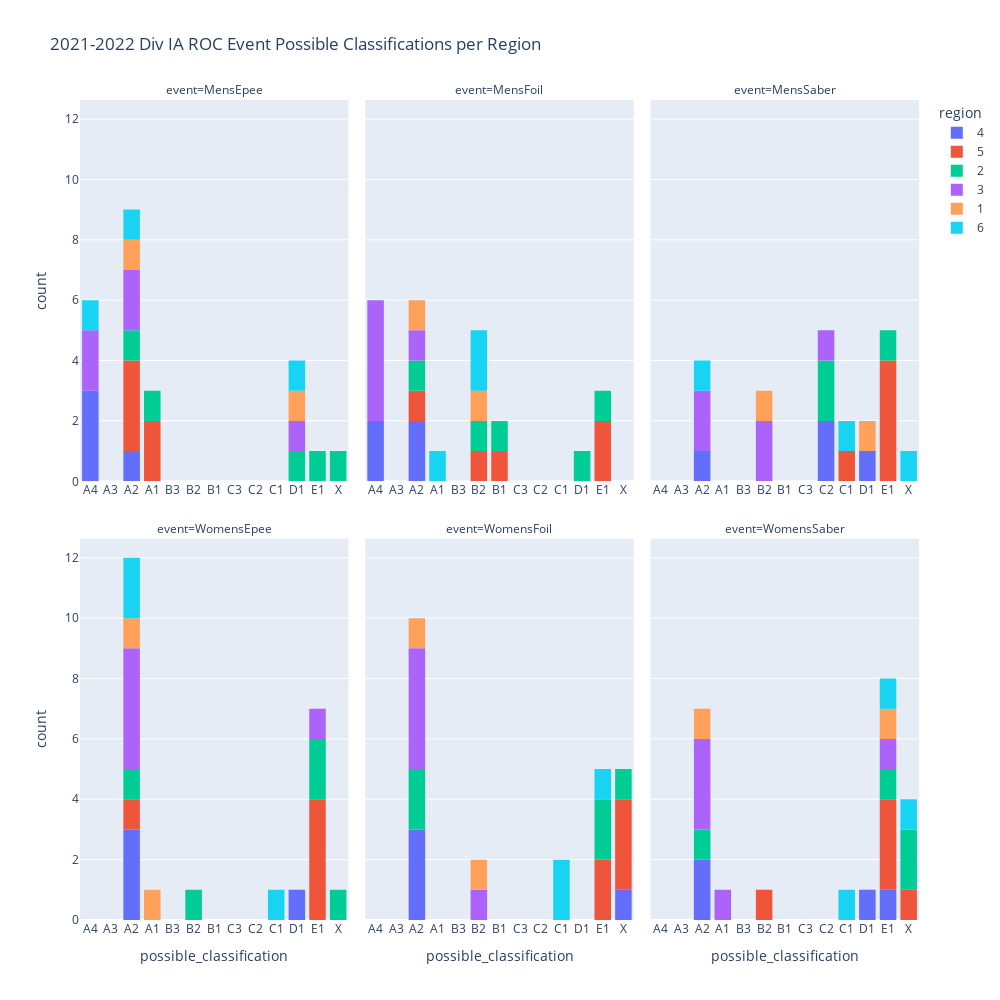
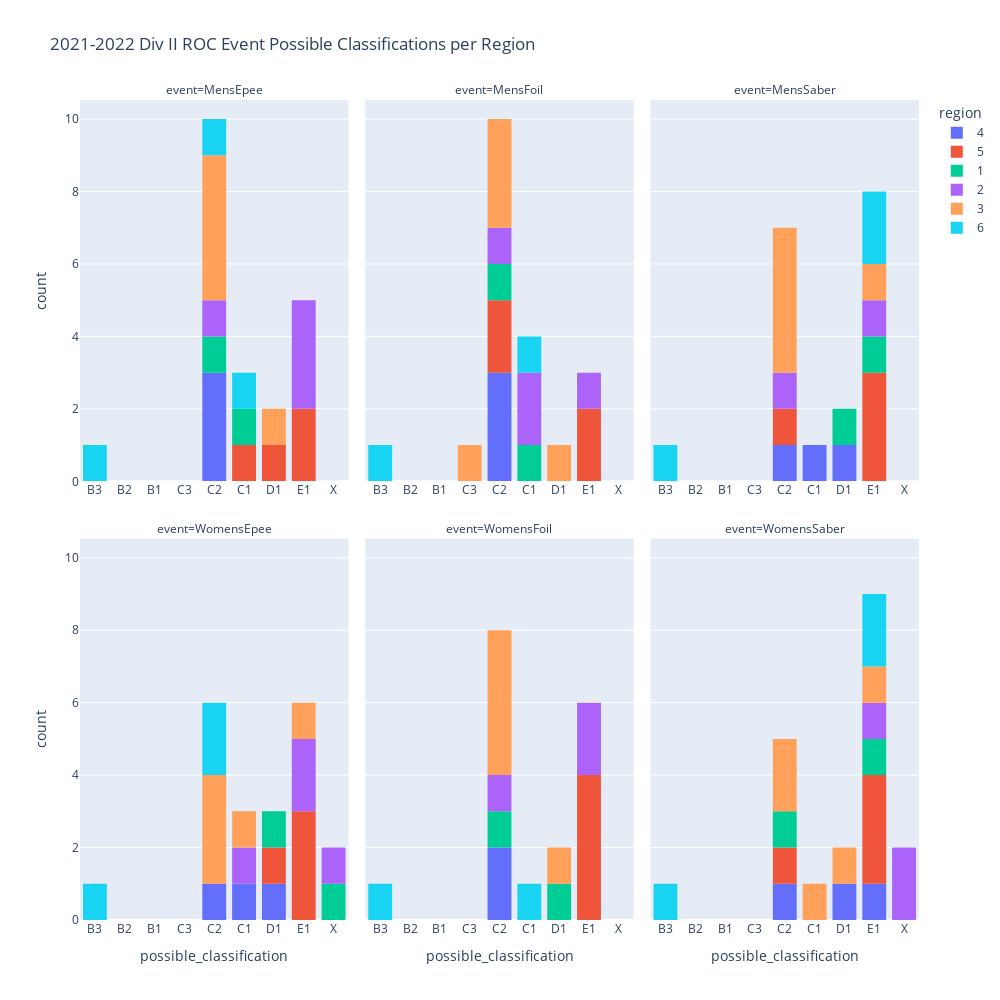

The cell these charts' notebook holds for them, in order:
### Markdown cell above
### Regional tournament classification availability per weapon/gender combination

### Code cell
df_divia = classification_df[classification_df.level=='DivIA']
divia_class = px.histogram(df_divia,
                    x='possible_classification',
                    color='region',
                    facet_col='event',
                    category_orders=CATEGORY_ORDERS,
                    title='2021-2022 Div IA ROC Event Possible Classifications per Region',
                    facet_col_wrap=3)
divia_class.update_layout(width=1000,height=1000)
divia_class.update_xaxes(showticklabels=True)
divia_class.show()
divia_class.write_image('plots/divia_classifications.png')

df_divii = classification_df[classification_df.level=='DivII']
divii_class = px.histogram(df_divii,
                    x='possible_classification',
                    color='region',
                    facet_col='event',
                    category_orders=CATEGORY_ORDERS,
                    title='2021-2022 Div II ROC Event Possible Classifications per Region',
                    facet_col_wrap=3)
divii_class.update_layout(width=1000,height=1000)
divii_class.update_xaxes(showticklabels=True)
divii_class.show()
divii_class.write_image('plots/divii_classifications.png')

### Figure 1 — Plotly figure (JSON) as saved in the notebook; plotly's stock layout.template omitted (floating-point values rounded to 4 significant figures)
{"data": [{"alignmentgroup": "True", "bingroup": "x", "hovertemplate": "region=4<br>event=MensEpee<br>possible_classification=%{x}<br>count=%{y}<extra></extra>", "legendgroup": "4", "marker": {"color": "#636efa", "pattern": {"shape": ""}}, "name": "4", "offsetgroup": "4", "orientation": "v", "showlegend": true, "type": "histogram", "x": ["A4", "A4", "A4", "A2"], "xaxis": "x4", "yaxis": "y4"}, {"alignmentgroup": "True", "bingroup": "x", "hovertemplate": "region=4<br>event=MensFoil<br>possible_classification=%{x}<br>count=%{y}<extra></extra>", "legendgroup": "4", "marker": {"color": "#636efa", "pattern": {"shape": ""}}, "name": "4", "offsetgroup": "4", "orientation": "v", "showlegend": false, "type": "histogram", "x": ["A4", "A4", "A2", "A2"], "xaxis": "x5", "yaxis": "y5"}, {"alignmentgroup": "True", "bingroup": "x", "hovertemplate": "region=4<br>event=MensSaber<br>possible_classification=%{x}<br>count=%{y}<extra></extra>", "legendgroup": "4", "marker": {"color": "#636efa", "pattern": {"shape": ""}}, "name": "4", "offsetgroup": "4", "orientation": "v", "showlegend": false, "type": "histogram", "x": ["C2", "A2", "C2", "D1"], "xaxis": "x6", "yaxis": "y6"}, {"alignmentgroup": "True", "bingroup": "x", "hovertemplate": "region=4<br>event=WomensEpee<br>possible_classification=%{x}<br>count=%{y}<extra></extra>", "legendgroup": "4", "marker": {"color": "#636efa", "pattern": {"shape": ""}}, "name": "4", "offsetgroup": "4", "orientation": "v", "showlegend": false, "type": "histogram", "x": ["A2", "D1", "A2", "A2"], "xaxis": "x", "yaxis": "y"}, {"alignmentgroup": "True", "bingroup": "x", "hovertemplate": "region=4<br>event=WomensFoil<br>possible_classification=%{x}<br>count=%{y}<extra></extra>", "legendgroup": "4", "marker": {"color": "#636efa", "pattern": {"shape": ""}}, "name": "4", "offsetgroup": "4", "orientation": "v", "showlegend": false, "type": "histogram", "x": ["A2", "A2", "A2", "X"], "xaxis": "x2", "yaxis": "y2"}, {"alignmentgroup": "True", "bingroup": "x", "hovertemplate": "region=4<br>event=WomensSaber<br>possible_classification=%{x}<br>count=%{y}<extra></extra>", "legendgroup": "4", "marker": {"color": "#636efa", "pattern": {"shape": ""}}, "name": "4", "offsetgroup": "4", "orientation": "v", "showlegend": false, "type": "histogram", "x": ["D1", "A2", "A2", "E1"], "xaxis": "x3", "yaxis": "y3"}, {"alignmentgroup": "True", "bingroup": "x", "hovertemplate": "region=5<br>event=MensEpee<br>possible_classification=%{x}<br>count=%{y}<extra></extra>", "legendgroup": "5", "marker": {"color": "#EF553B", "pattern": {"shape": ""}}, "name": "5", "offsetgroup": "5", "orientation": "v", "showlegend": true, "type": "histogram", "x": ["A2", "A1", "A1", "A2", "A2"], "xaxis": "x4", "yaxis": "y4"}, {"alignmentgroup": "True", "bingroup": "x", "hovertemplate": "region=5<br>event=MensFoil<br>possible_classification=%{x}<br>count=%{y}<extra></extra>", "legendgroup": "5", "marker": {"color": "#EF553B", "pattern": {"shape": ""}}, "name": "5", "offsetgroup": "5", "orientation": "v", "showlegend": false, "type": "histogram", "x": ["B2", "E1", "B1", "E1", "A2"], "xaxis": "x5", "yaxis": "y5"}, {"alignmentgroup": "True", "bingroup": "x", "hovertemplate": "region=5<br>event=MensSaber<br>possible_classification=%{x}<br>count=%{y}<extra></extra>", "legendgroup": "5", "marker": {"color": "#EF553B", "pattern": {"shape": ""}}, "name": "5", "offsetgroup": "5", "orientation": "v", "showlegend": false, "type": "histogram", "x": ["E1", "E1", "E1", "E1", "C1"], "xaxis": "x6", "yaxis": "y6"}, {"alignmentgroup": "True", "bingroup": "x", "hovertemplate": "region=5<br>event=WomensEpee<br>possible_classification=%{x}<br>count=%{y}<extra></extra>", "legendgroup": "5", "marker": {"color": "#EF553B", "pattern": {"shape": ""}}, "name": "5", "offsetgroup": "5", "orientation": "v", "showlegend": false, "type": "histogram", "x": ["A2", "E1", "E1", "E1", "E1"], "xaxis": "x", "yaxis": "y"}, {"alignmentgroup": "True", "bingroup": "x", "hovertemplate": "region=5<br>event=WomensFoil<br>possible_classification=%{x}<br>count=%{y}<extra></extra>", "legendgroup": "5", "marker": {"color": "#EF553B", "pattern": {"shape": ""}}, "name": "5", "offsetgroup": "5", "orientation": "v", "showlegend": false, "type": "histogram", "x": ["X", "X", "X", "E1", "E1"], "xaxis": "x2", "yaxis": "y2"}, {"alignmentgroup": "True", "bingroup": "x", "hovertemplate": "region=5<br>event=WomensSaber<br>possible_classification=%{x}<br>count=%{y}<extra></extra>", "legendgroup": "5", "marker": {"color": "#EF553B", "pattern": {"shape": ""}}, "name": "5", "offsetgroup": "5", "orientation": "v", "showlegend": false, "type": "histogram", "x": ["E1", "E1", "E1", "X", "B2"], "xaxis": "x3", "yaxis": "y3"}, {"alignmentgroup": "True", "bingroup": "x", "hovertemplate": "region=2<br>event=MensEpee<br>possible_classification=%{x}<br>count=%{y}<extra></extra>", "legendgroup": "2", "marker": {"color": "#00cc96", "pattern": {"shape": ""}}, "name": "2", "offsetgroup": "2", "orientation": "v", "showlegend": true, "type": "histogram", "x": ["A1", "A2", "X", "E1", "D1"], "xaxis": "x4", "yaxis": "y4"}, {"alignmentgroup": "True", "bingroup": "x", "hovertemplate": "region=2<br>event=MensFoil<br>possible_classification=%{x}<br>count=%{y}<extra></extra>", "legendgroup": "2", "marker": {"color": "#00cc96", "pattern": {"shape": ""}}, "name": "2", "offsetgroup": "2", "orientation": "v", "showlegend": false, "type": "histogram", "x": ["B2", "A2", "E1", "B1", "D1"], "xaxis": "x5", "yaxis": "y5"}, {"alignmentgroup": "True", "bingroup": "x", "hovertemplate": "region=2<br>event=MensSaber<br>possible_classification=%{x}<br>count=%{y}<extra></extra>", "legendgroup": "2", "marker": {"color": "#00cc96", "pattern": {"shape": ""}}, "name": "2", "offsetgroup": "2", "orientation": "v", "showlegend": false, "type": "histogram", "x": ["E1", "C2", "C2"], "xaxis": "x6", "yaxis": "y6"}, {"alignmentgroup": "True", "bingroup": "x", "hovertemplate": "region=2<br>event=WomensEpee<br>possible_classification=%{x}<br>count=%{y}<extra></extra>", "legendgroup": "2", "marker": {"color": "#00cc96", "pattern": {"shape": ""}}, "name": "2", "offsetgroup": "2", "orientation": "v", "showlegend": false, "type": "histogram", "x": ["E1", "A2", "X", "E1", "B2"], "xaxis": "x", "yaxis": "y"}, {"alignmentgroup": "True", "bingroup": "x", "hovertemplate": "region=2<br>event=WomensFoil<br>possible_classification=%{x}<br>count=%{y}<extra></extra>", "legendgroup": "2", "marker": {"color": "#00cc96", "pattern": {"shape": ""}}, "name": "2", "offsetgroup": "2", "orientation": "v", "showlegend": false, "type": "histogram", "x": ["E1", "A2", "X", "E1", "A2"], "xaxis": "x2", "yaxis": "y2"}, {"alignmentgroup": "True", "bingroup": "x", "hovertemplate": "region=2<br>event=WomensSaber<br>possible_classification=%{x}<br>count=%{y}<extra></extra>", "legendgroup": "2", "marker": {"color": "#00cc96", "pattern": {"shape": ""}}, "name": "2", "offsetgroup": "2", "orientation": "v", "showlegend": false, "type": "histogram", "x": ["X", "A2", "X", "E1"], "xaxis": "x3", "yaxis": "y3"}, {"alignmentgroup": "True", "bingroup": "x", "hovertemplate": "region=3<br>event=MensEpee<br>possible_classification=%{x}<br>count=%{y}<extra></extra>", "legendgroup": "3", "marker": {"color": "#ab63fa", "pattern": {"shape": ""}}, "name": "3", "offsetgroup": "3", "orientation": "v", "showlegend": true, "type": "histogram", "x": ["A4", "A4", "D1", "A2", "A2"], "xaxis": "x4", "yaxis": "y4"}, {"alignmentgroup": "True", "bingroup": "x", "hovertemplate": "region=3<br>event=MensFoil<br>possible_classification=%{x}<br>count=%{y}<extra></extra>", "legendgroup": "3", "marker": {"color": "#ab63fa", "pattern": {"shape": ""}}, "name": "3", "offsetgroup": "3", "orientation": "v", "showlegend": false, "type": "histogram", "x": ["A4", "A4", "A4", "A4", "A2"], "xaxis": "x5", "yaxis": "y5"}, {"alignmentgroup": "True", "bingroup": "x", "hovertemplate": "region=3<br>event=MensSaber<br>possible_classification=%{x}<br>count=%{y}<extra></extra>", "legendgroup": "3", "marker": {"color": "#ab63fa", "pattern": {"shape": ""}}, "name": "3", "offsetgroup": "3", "orientation": "v", "showlegend": false, "type": "histogram", "x": ["A2", "B2", "C2", "B2", "A2"], "xaxis": "x6", "yaxis": "y6"}, {"alignmentgroup": "True", "bingroup": "x", "hovertemplate": "region=3<br>event=WomensEpee<br>possible_classification=%{x}<br>count=%{y}<extra></extra>", "legendgroup": "3", "marker": {"color": "#ab63fa", "pattern": {"shape": ""}}, "name": "3", "offsetgroup": "3", "orientation": "v", "showlegend": false, "type": "histogram", "x": ["A2", "A2", "A2", "E1", "A2"], "xaxis": "x", "yaxis": "y"}, {"alignmentgroup": "True", "bingroup": "x", "hovertemplate": "region=3<br>event=WomensFoil<br>possible_classification=%{x}<br>count=%{y}<extra></extra>", "legendgroup": "3", "marker": {"color": "#ab63fa", "pattern": {"shape": ""}}, "name": "3", "offsetgroup": "3", "orientation": "v", "showlegend": false, "type": "histogram", "x": ["B2", "A2", "A2", "A2", "A2"], "xaxis": "x2", "yaxis": "y2"}, {"alignmentgroup": "True", "bingroup": "x", "hovertemplate": "region=3<br>event=WomensSaber<br>possible_classification=%{x}<br>count=%{y}<extra></extra>", "legendgroup": "3", "marker": {"color": "#ab63fa", "pattern": {"shape": ""}}, "name": "3", "offsetgroup": "3", "orientation": "v", "showlegend": false, "type": "histogram", "x": ["E1", "A2", "A2", "A1", "A2"], "xaxis": "x3", "yaxis": "y3"}, {"alignmentgroup": "True", "bingroup": "x", "hovertemplate": "region=1<br>event=MensEpee<br>possible_classification=%{x}<br>count=%{y}<extra></extra>", "legendgroup": "1", "marker": {"color": "#FFA15A", "pattern": {"shape": ""}}, "name": "1", "offsetgroup": "1", "orientation": "v", "showlegend": true, "type": "histogram", "x": ["D1", "A2"], "xaxis": "x4", "yaxis": "y4"}, {"alignmentgroup": "True", "bingroup": "x", "hovertemplate": "region=1<br>event=MensFoil<br>possible_classification=%{x}<br>count=%{y}<extra></extra>", "legendgroup": "1", "marker": {"color": "#FFA15A", "pattern": {"shape": ""}}, "name": "1", "offsetgroup": "1", "orientation": "v", "showlegend": false, "type": "histogram", "x": ["B2", "A2"], "xaxis": "x5", "yaxis": "y5"}, {"alignmentgroup": "True", "bingroup": "x", "hovertemplate": "region=1<br>event=MensSaber<br>possible_classification=%{x}<br>count=%{y}<extra></extra>", "legendgroup": "1", "marker": {"color": "#FFA15A", "pattern": {"shape": ""}}, "name": "1", "offsetgroup": "1", "orientation": "v", "showlegend": false, "type": "histogram", "x": ["D1", "B2"], "xaxis": "x6", "yaxis": "y6"}, {"alignmentgroup": "True", "bingroup": "x", "hovertemplate": "region=1<br>event=WomensEpee<br>possible_classification=%{x}<br>count=%{y}<extra></extra>", "legendgroup": "1", "marker": {"color": "#FFA15A", "pattern": {"shape": ""}}, "name": "1", "offsetgroup": "1", "orientation": "v", "showlegend": false, "type": "histogram", "x": ["A2", "A1"], "xaxis": "x", "yaxis": "y"}, {"alignmentgroup": "True", "bingroup": "x", "hovertemplate": "region=1<br>event=WomensFoil<br>possible_classification=%{x}<br>count=%{y}<extra></extra>", "legendgroup": "1", "marker": {"color": "#FFA15A", "pattern": {"shape": ""}}, "name": "1", "offsetgroup": "1", "orientation": "v", "showlegend": false, "type": "histogram", "x": ["B2", "A2"], "xaxis": "x2", "yaxis": "y2"}, {"alignmentgroup": "True", "bingroup": "x", "hovertemplate": "region=1<br>event=WomensSaber<br>possible_classification=%{x}<br>count=%{y}<extra></extra>", "legendgroup": "1", "marker": {"color": "#FFA15A", "pattern": {"shape": ""}}, "name": "1", "offsetgroup": "1", "orientation": "v", "showlegend": false, "type": "histogram", "x": ["A2", "E1"], "xaxis": "x3", "yaxis": "y3"}, {"alignmentgroup": "True", "bingroup": "x", "hovertemplate": "region=6<br>event=MensEpee<br>possible_classification=%{x}<br>count=%{y}<extra></extra>", "legendgroup": "6", "marker": {"color": "#19d3f3", "pattern": {"shape": ""}}, "name": "6", "offsetgroup": "6", "orientation": "v", "showlegend": true, "type": "histogram", "x": ["D1", "A4", "A2"], "xaxis": "x4", "yaxis": "y4"}, {"alignmentgroup": "True", "bingroup": "x", "hovertemplate": "region=6<br>event=MensFoil<br>possible_classification=%{x}<br>count=%{y}<extra></extra>", "legendgroup": "6", "marker": {"color": "#19d3f3", "pattern": {"shape": ""}}, "name": "6", "offsetgroup": "6", "orientation": "v", "showlegend": false, "type": "histogram", "x": ["B2", "B2", "A1"], "xaxis": "x5", "yaxis": "y5"}, {"alignmentgroup": "True", "bingroup": "x", "hovertemplate": "region=6<br>event=MensSaber<br>possible_classification=%{x}<br>count=%{y}<extra></extra>", "legendgroup": "6", "marker": {"color": "#19d3f3", "pattern": {"shape": ""}}, "name": "6", "offsetgroup": "6", "orientation": "v", "showlegend": false, "type": "histogram", "x": ["C1", "A2", "X"], "xaxis": "x6", "yaxis": "y6"}, {"alignmentgroup": "True", "bingroup": "x", "hovertemplate": "region=6<br>event=WomensEpee<br>possible_classification=%{x}<br>count=%{y}<extra></extra>", "legendgroup": "6", "marker": {"color": "#19d3f3", "pattern": {"shape": ""}}, "name": "6", "offsetgroup": "6", "orientation": "v", "showlegend": false, "type": "histogram", "x": ["A2", "A2", "C1"], "xaxis": "x", "yaxis": "y"}, {"alignmentgroup": "True", "bingroup": "x", "hovertemplate": "region=6<br>event=WomensFoil<br>possible_classification=%{x}<br>count=%{y}<extra></extra>", "legendgroup": "6", "marker": {"color": "#19d3f3", "pattern": {"shape": ""}}, "name": "6", "offsetgroup": "6", "orientation": "v", "showlegend": false, "type": "histogram", "x": ["C1", "E1", "C1"], "xaxis": "x2", "yaxis": "y2"}, {"alignmentgroup": "True", "bingroup": "x", "hovertemplate": "region=6<br>event=WomensSaber<br>possible_classification=%{x}<br>count=%{y}<extra></extra>", "legendgroup": "6", "marker": {"color": "#19d3f3", "pattern": {"shape": ""}}, "name": "6", "offsetgroup": "6", "orientation": "v", "showlegend": false, "type": "histogram", "x": ["E1", "C1", "X"], "xaxis": "x3", "yaxis": "y3"}], "layout": {"annotations": [{"font": {}, "showarrow": false, "text": "event=WomensEpee", "x": 0.16, "xanchor": "center", "xref": "paper", "y": 0.465, "yanchor": "bottom", "yref": "paper"}, {"font": {}, "showarrow": false, "text": "event=WomensFoil", "x": 0.5, "xanchor": "center", "xref": "paper", "y": 0.465, "yanchor": "bottom", "yref": "paper"}, {"font": {}, "showarrow": false, "text": "event=WomensSaber", "x": 0.84, "xanchor": "center", "xref": "paper", "y": 0.465, "yanchor": "bottom", "yref": "paper"}, {"font": {}, "showarrow": false, "text": "event=MensEpee", "x": 0.16, "xanchor": "center", "xref": "paper", "y": 1.0, "yanchor": "bottom", "yref": "paper"}, {"font": {}, "showarrow": false, "text": "event=MensFoil", "x": 0.5, "xanchor": "center", "xref": "paper", "y": 1.0, "yanchor": "bottom", "yref": "paper"}, {"font": {}, "showarrow": false, "text": "event=MensSaber", "x": 0.84, "xanchor": "center", "xref": "paper", "y": 1.0, "yanchor": "bottom", "yref": "paper"}], "barmode": "relative", "height": 1000, "legend": {"title": {"text": "region"}, "tracegroupgap": 0}, "title": {"text": "2021-2022 Div IA ROC Event Possible Classifications per Region"}, "width": 1000, "xaxis": {"anchor": "y", "categoryarray": ["A4", "A3", "A2", "A1", "B3", "B2", "B1", "C3", "C2", "C1", "D1", "E1", "X"], "categoryorder": "array", "domain": [0, 0.32], "showticklabels": true, "title": {"text": "possible_classification"}}, "xaxis2": {"anchor": "y2", "categoryarray": ["A4", "A3", "A2", "A1", "B3", "B2", "B1", "C3", "C2", "C1", "D1", "E1", "X"], "categoryorder": "array", "domain": [0.34, 0.66], "matches": "x", "showticklabels": true, "title": {"text": "possible_classification"}}, "xaxis3": {"anchor": "y3", "categoryarray": ["A4", "A3", "A2", "A1", "B3", "B2", "B1", "C3", "C2", "C1", "D1", "E1", "X"], "categoryorder": "array", "domain": [0.68, 1.0], "matches": "x", "showticklabels": true, "title": {"text": "possible_classification"}}, "xaxis4": {"anchor": "y4", "domain": [0, 0.32], "matches": "x", "showticklabels": true}, "xaxis5": {"anchor": "y5", "domain": [0.34, 0.66], "matches": "x", "showticklabels": true}, "xaxis6": {"anchor": "y6", "domain": [0.68, 1.0], "matches": "x", "showticklabels": true}, "yaxis": {"anchor": "x", "domain": [0, 0.465], "title": {"text": "count"}}, "yaxis2": {"anchor": "x2", "domain": [0, 0.465], "matches": "y", "showticklabels": false}, "yaxis3": {"anchor": "x3", "domain": [0, 0.465], "matches": "y", "showticklabels": false}, "yaxis4": {"anchor": "x4", "domain": [0.535, 1.0], "matches": "y", "title": {"text": "count"}}, "yaxis5": {"anchor": "x5", "domain": [0.535, 1.0], "matches": "y", "showticklabels": false}, "yaxis6": {"anchor": "x6", "domain": [0.535, 1.0], "matches": "y", "showticklabels": false}}}

### Figure 2 — Plotly figure (JSON) as saved in the notebook; plotly's stock layout.template omitted (floating-point values rounded to 4 significant figures)
{"data": [{"alignmentgroup": "True", "bingroup": "x", "hovertemplate": "region=4<br>event=MensEpee<br>possible_classification=%{x}<br>count=%{y}<extra></extra>", "legendgroup": "4", "marker": {"color": "#636efa", "pattern": {"shape": ""}}, "name": "4", "offsetgroup": "4", "orientation": "v", "showlegend": true, "type": "histogram", "x": ["C2", "C2", "C2"], "xaxis": "x4", "yaxis": "y4"}, {"alignmentgroup": "True", "bingroup": "x", "hovertemplate": "region=4<br>event=MensFoil<br>possible_classification=%{x}<br>count=%{y}<extra></extra>", "legendgroup": "4", "marker": {"color": "#636efa", "pattern": {"shape": ""}}, "name": "4", "offsetgroup": "4", "orientation": "v", "showlegend": false, "type": "histogram", "x": ["C2", "C2", "C2"], "xaxis": "x5", "yaxis": "y5"}, {"alignmentgroup": "True", "bingroup": "x", "hovertemplate": "region=4<br>event=MensSaber<br>possible_classification=%{x}<br>count=%{y}<extra></extra>", "legendgroup": "4", "marker": {"color": "#636efa", "pattern": {"shape": ""}}, "name": "4", "offsetgroup": "4", "orientation": "v", "showlegend": false, "type": "histogram", "x": ["D1", "C2", "C1"], "xaxis": "x6", "yaxis": "y6"}, {"alignmentgroup": "True", "bingroup": "x", "hovertemplate": "region=4<br>event=WomensEpee<br>possible_classification=%{x}<br>count=%{y}<extra></extra>", "legendgroup": "4", "marker": {"color": "#636efa", "pattern": {"shape": ""}}, "name": "4", "offsetgroup": "4", "orientation": "v", "showlegend": false, "type": "histogram", "x": ["D1", "C2", "C1"], "xaxis": "x", "yaxis": "y"}, {"alignmentgroup": "True", "bingroup": "x", "hovertemplate": "region=4<br>event=WomensFoil<br>possible_classification=%{x}<br>count=%{y}<extra></extra>", "legendgroup": "4", "marker": {"color": "#636efa", "pattern": {"shape": ""}}, "name": "4", "offsetgroup": "4", "orientation": "v", "showlegend": false, "type": "histogram", "x": ["C2", "C2"], "xaxis": "x2", "yaxis": "y2"}, {"alignmentgroup": "True", "bingroup": "x", "hovertemplate": "region=4<br>event=WomensSaber<br>possible_classification=%{x}<br>count=%{y}<extra></extra>", "legendgroup": "4", "marker": {"color": "#636efa", "pattern": {"shape": ""}}, "name": "4", "offsetgroup": "4", "orientation": "v", "showlegend": false, "type": "histogram", "x": ["D1", "C2", "E1"], "xaxis": "x3", "yaxis": "y3"}, {"alignmentgroup": "True", "bingroup": "x", "hovertemplate": "region=5<br>event=MensEpee<br>possible_classification=%{x}<br>count=%{y}<extra></extra>", "legendgroup": "5", "marker": {"color": "#EF553B", "pattern": {"shape": ""}}, "name": "5", "offsetgroup": "5", "orientation": "v", "showlegend": true, "type": "histogram", "x": ["E1", "E1", "C1", "D1"], "xaxis": "x4", "yaxis": "y4"}, {"alignmentgroup": "True", "bingroup": "x", "hovertemplate": "region=5<br>event=MensFoil<br>possible_classification=%{x}<br>count=%{y}<extra></extra>", "legendgroup": "5", "marker": {"color": "#EF553B", "pattern": {"shape": ""}}, "name": "5", "offsetgroup": "5", "orientation": "v", "showlegend": false, "type": "histogram", "x": ["C2", "E1", "E1", "C2"], "xaxis": "x5", "yaxis": "y5"}, {"alignmentgroup": "True", "bingroup": "x", "hovertemplate": "region=5<br>event=MensSaber<br>possible_classification=%{x}<br>count=%{y}<extra></extra>", "legendgroup": "5", "marker": {"color": "#EF553B", "pattern": {"shape": ""}}, "name": "5", "offsetgroup": "5", "orientation": "v", "showlegend": false, "type": "histogram", "x": ["E1", "E1", "E1", "C2"], "xaxis": "x6", "yaxis": "y6"}, {"alignmentgroup": "True", "bingroup": "x", "hovertemplate": "region=5<br>event=WomensEpee<br>possible_classification=%{x}<br>count=%{y}<extra></extra>", "legendgroup": "5", "marker": {"color": "#EF553B", "pattern": {"shape": ""}}, "name": "5", "offsetgroup": "5", "orientation": "v", "showlegend": false, "type": "histogram", "x": ["E1", "E1", "E1", "D1"], "xaxis": "x", "yaxis": "y"}, {"alignmentgroup": "True", "bingroup": "x", "hovertemplate": "region=5<br>event=WomensFoil<br>possible_classification=%{x}<br>count=%{y}<extra></extra>", "legendgroup": "5", "marker": {"color": "#EF553B", "pattern": {"shape": ""}}, "name": "5", "offsetgroup": "5", "orientation": "v", "showlegend": false, "type": "histogram", "x": ["E1", "E1", "E1", "E1"], "xaxis": "x2", "yaxis": "y2"}, {"alignmentgroup": "True", "bingroup": "x", "hovertemplate": "region=5<br>event=WomensSaber<br>possible_classification=%{x}<br>count=%{y}<extra></extra>", "legendgroup": "5", "marker": {"color": "#EF553B", "pattern": {"shape": ""}}, "name": "5", "offsetgroup": "5", "orientation": "v", "showlegend": false, "type": "histogram", "x": ["E1", "E1", "E1", "C2"], "xaxis": "x3", "yaxis": "y3"}, {"alignmentgroup": "True", "bingroup": "x", "hovertemplate": "region=1<br>event=MensEpee<br>possible_classification=%{x}<br>count=%{y}<extra></extra>", "legendgroup": "1", "marker": {"color": "#00cc96", "pattern": {"shape": ""}}, "name": "1", "offsetgroup": "1", "orientation": "v", "showlegend": true, "type": "histogram", "x": ["C1", "C2"], "xaxis": "x4", "yaxis": "y4"}, {"alignmentgroup": "True", "bingroup": "x", "hovertemplate": "region=1<br>event=MensFoil<br>possible_classification=%{x}<br>count=%{y}<extra></extra>", "legendgroup": "1", "marker": {"color": "#00cc96", "pattern": {"shape": ""}}, "name": "1", "offsetgroup": "1", "orientation": "v", "showlegend": false, "type": "histogram", "x": ["C1", "C2"], "xaxis": "x5", "yaxis": "y5"}, {"alignmentgroup": "True", "bingroup": "x", "hovertemplate": "region=1<br>event=MensSaber<br>possible_classification=%{x}<br>count=%{y}<extra></extra>", "legendgroup": "1", "marker": {"color": "#00cc96", "pattern": {"shape": ""}}, "name": "1", "offsetgroup": "1", "orientation": "v", "showlegend": false, "type": "histogram", "x": ["E1", "D1"], "xaxis": "x6", "yaxis": "y6"}, {"alignmentgroup": "True", "bingroup": "x", "hovertemplate": "region=1<br>event=WomensEpee<br>possible_classification=%{x}<br>count=%{y}<extra></extra>", "legendgroup": "1", "marker": {"color": "#00cc96", "pattern": {"shape": ""}}, "name": "1", "offsetgroup": "1", "orientation": "v", "showlegend": false, "type": "histogram", "x": ["X", "D1"], "xaxis": "x", "yaxis": "y"}, {"alignmentgroup": "True", "bingroup": "x", "hovertemplate": "region=1<br>event=WomensFoil<br>possible_classification=%{x}<br>count=%{y}<extra></extra>", "legendgroup": "1", "marker": {"color": "#00cc96", "pattern": {"shape": ""}}, "name": "1", "offsetgroup": "1", "orientation": "v", "showlegend": false, "type": "histogram", "x": ["D1", "C2"], "xaxis": "x2", "yaxis": "y2"}, {"alignmentgroup": "True", "bingroup": "x", "hovertemplate": "region=1<br>event=WomensSaber<br>possible_classification=%{x}<br>count=%{y}<extra></extra>", "legendgroup": "1", "marker": {"color": "#00cc96", "pattern": {"shape": ""}}, "name": "1", "offsetgroup": "1", "orientation": "v", "showlegend": false, "type": "histogram", "x": ["E1", "C2"], "xaxis": "x3", "yaxis": "y3"}, {"alignmentgroup": "True", "bingroup": "x", "hovertemplate": "region=2<br>event=MensEpee<br>possible_classification=%{x}<br>count=%{y}<extra></extra>", "legendgroup": "2", "marker": {"color": "#ab63fa", "pattern": {"shape": ""}}, "name": "2", "offsetgroup": "2", "orientation": "v", "showlegend": true, "type": "histogram", "x": ["E1", "E1", "E1", "C2"], "xaxis": "x4", "yaxis": "y4"}, {"alignmentgroup": "True", "bingroup": "x", "hovertemplate": "region=2<br>event=MensFoil<br>possible_classification=%{x}<br>count=%{y}<extra></extra>", "legendgroup": "2", "marker": {"color": "#ab63fa", "pattern": {"shape": ""}}, "name": "2", "offsetgroup": "2", "orientation": "v", "showlegend": false, "type": "histogram", "x": ["C1", "E1", "C1", "C2"], "xaxis": "x5", "yaxis": "y5"}, {"alignmentgroup": "True", "bingroup": "x", "hovertemplate": "region=2<br>event=MensSaber<br>possible_classification=%{x}<br>count=%{y}<extra></extra>", "legendgroup": "2", "marker": {"color": "#ab63fa", "pattern": {"shape": ""}}, "name": "2", "offsetgroup": "2", "orientation": "v", "showlegend": false, "type": "histogram", "x": ["E1", "C2"], "xaxis": "x6", "yaxis": "y6"}, {"alignmentgroup": "True", "bingroup": "x", "hovertemplate": "region=2<br>event=WomensEpee<br>possible_classification=%{x}<br>count=%{y}<extra></extra>", "legendgroup": "2", "marker": {"color": "#ab63fa", "pattern": {"shape": ""}}, "name": "2", "offsetgroup": "2", "orientation": "v", "showlegend": false, "type": "histogram", "x": ["E1", "X", "E1", "C1"], "xaxis": "x", "yaxis": "y"}, {"alignmentgroup": "True", "bingroup": "x", "hovertemplate": "region=2<br>event=WomensFoil<br>possible_classification=%{x}<br>count=%{y}<extra></extra>", "legendgroup": "2", "marker": {"color": "#ab63fa", "pattern": {"shape": ""}}, "name": "2", "offsetgroup": "2", "orientation": "v", "showlegend": false, "type": "histogram", "x": ["E1", "E1", "C2"], "xaxis": "x2", "yaxis": "y2"}, {"alignmentgroup": "True", "bingroup": "x", "hovertemplate": "region=2<br>event=WomensSaber<br>possible_classification=%{x}<br>count=%{y}<extra></extra>", "legendgroup": "2", "marker": {"color": "#ab63fa", "pattern": {"shape": ""}}, "name": "2", "offsetgroup": "2", "orientation": "v", "showlegend": false, "type": "histogram", "x": ["X", "X", "E1"], "xaxis": "x3", "yaxis": "y3"}, {"alignmentgroup": "True", "bingroup": "x", "hovertemplate": "region=3<br>event=MensEpee<br>possible_classification=%{x}<br>count=%{y}<extra></extra>", "legendgroup": "3", "marker": {"color": "#FFA15A", "pattern": {"shape": ""}}, "name": "3", "offsetgroup": "3", "orientation": "v", "showlegend": true, "type": "histogram", "x": ["D1", "C2", "C2", "C2", "C2"], "xaxis": "x4", "yaxis": "y4"}, {"alignmentgroup": "True", "bingroup": "x", "hovertemplate": "region=3<br>event=MensFoil<br>possible_classification=%{x}<br>count=%{y}<extra></extra>", "legendgroup": "3", "marker": {"color": "#FFA15A", "pattern": {"shape": ""}}, "name": "3", "offsetgroup": "3", "orientation": "v", "showlegend": false, "type": "histogram", "x": ["C3", "D1", "C2", "C2", "C2"], "xaxis": "x5", "yaxis": "y5"}, {"alignmentgroup": "True", "bingroup": "x", "hovertemplate": "region=3<br>event=MensSaber<br>possible_classification=%{x}<br>count=%{y}<extra></extra>", "legendgroup": "3", "marker": {"color": "#FFA15A", "pattern": {"shape": ""}}, "name": "3", "offsetgroup": "3", "orientation": "v", "showlegend": false, "type": "histogram", "x": ["C2", "C2", "C2", "E1", "C2"], "xaxis": "x6", "yaxis": "y6"}, {"alignmentgroup": "True", "bingroup": "x", "hovertemplate": "region=3<br>event=WomensEpee<br>possible_classification=%{x}<br>count=%{y}<extra></extra>", "legendgroup": "3", "marker": {"color": "#FFA15A", "pattern": {"shape": ""}}, "name": "3", "offsetgroup": "3", "orientation": "v", "showlegend": false, "type": "histogram", "x": ["C2", "C2", "C2", "E1", "C1"], "xaxis": "x", "yaxis": "y"}, {"alignmentgroup": "True", "bingroup": "x", "hovertemplate": "region=3<br>event=WomensFoil<br>possible_classification=%{x}<br>count=%{y}<extra></extra>", "legendgroup": "3", "marker": {"color": "#FFA15A", "pattern": {"shape": ""}}, "name": "3", "offsetgroup": "3", "orientation": "v", "showlegend": false, "type": "histogram", "x": ["C2", "C2", "C2", "D1", "C2"], "xaxis": "x2", "yaxis": "y2"}, {"alignmentgroup": "True", "bingroup": "x", "hovertemplate": "region=3<br>event=WomensSaber<br>possible_classification=%{x}<br>count=%{y}<extra></extra>", "legendgroup": "3", "marker": {"color": "#FFA15A", "pattern": {"shape": ""}}, "name": "3", "offsetgroup": "3", "orientation": "v", "showlegend": false, "type": "histogram", "x": ["D1", "C2", "C1", "E1", "C2"], "xaxis": "x3", "yaxis": "y3"}, {"alignmentgroup": "True", "bingroup": "x", "hovertemplate": "region=6<br>event=MensEpee<br>possible_classification=%{x}<br>count=%{y}<extra></extra>", "legendgroup": "6", "marker": {"color": "#19d3f3", "pattern": {"shape": ""}}, "name": "6", "offsetgroup": "6", "orientation": "v", "showlegend": true, "type": "histogram", "x": ["C1", "B3", "C2"], "xaxis": "x4", "yaxis": "y4"}, {"alignmentgroup": "True", "bingroup": "x", "hovertemplate": "region=6<br>event=MensFoil<br>possible_classification=%{x}<br>count=%{y}<extra></extra>", "legendgroup": "6", "marker": {"color": "#19d3f3", "pattern": {"shape": ""}}, "name": "6", "offsetgroup": "6", "orientation": "v", "showlegend": false, "type": "histogram", "x": ["B3", "C1"], "xaxis": "x5", "yaxis": "y5"}, {"alignmentgroup": "True", "bingroup": "x", "hovertemplate": "region=6<br>event=MensSaber<br>possible_classification=%{x}<br>count=%{y}<extra></extra>", "legendgroup": "6", "marker": {"color": "#19d3f3", "pattern": {"shape": ""}}, "name": "6", "offsetgroup": "6", "orientation": "v", "showlegend": false, "type": "histogram", "x": ["E1", "B3", "E1"], "xaxis": "x6", "yaxis": "y6"}, {"alignmentgroup": "True", "bingroup": "x", "hovertemplate": "region=6<br>event=WomensEpee<br>possible_classification=%{x}<br>count=%{y}<extra></extra>", "legendgroup": "6", "marker": {"color": "#19d3f3", "pattern": {"shape": ""}}, "name": "6", "offsetgroup": "6", "orientation": "v", "showlegend": false, "type": "histogram", "x": ["C2", "B3", "C2"], "xaxis": "x", "yaxis": "y"}, {"alignmentgroup": "True", "bingroup": "x", "hovertemplate": "region=6<br>event=WomensFoil<br>possible_classification=%{x}<br>count=%{y}<extra></extra>", "legendgroup": "6", "marker": {"color": "#19d3f3", "pattern": {"shape": ""}}, "name": "6", "offsetgroup": "6", "orientation": "v", "showlegend": false, "type": "histogram", "x": ["B3", "C1"], "xaxis": "x2", "yaxis": "y2"}, {"alignmentgroup": "True", "bingroup": "x", "hovertemplate": "region=6<br>event=WomensSaber<br>possible_classification=%{x}<br>count=%{y}<extra></extra>", "legendgroup": "6", "marker": {"color": "#19d3f3", "pattern": {"shape": ""}}, "name": "6", "offsetgroup": "6", "orientation": "v", "showlegend": false, "type": "histogram", "x": ["E1", "B3", "E1"], "xaxis": "x3", "yaxis": "y3"}], "layout": {"annotations": [{"font": {}, "showarrow": false, "text": "event=WomensEpee", "x": 0.16, "xanchor": "center", "xref": "paper", "y": 0.465, "yanchor": "bottom", "yref": "paper"}, {"font": {}, "showarrow": false, "text": "event=WomensFoil", "x": 0.5, "xanchor": "center", "xref": "paper", "y": 0.465, "yanchor": "bottom", "yref": "paper"}, {"font": {}, "showarrow": false, "text": "event=WomensSaber", "x": 0.84, "xanchor": "center", "xref": "paper", "y": 0.465, "yanchor": "bottom", "yref": "paper"}, {"font": {}, "showarrow": false, "text": "event=MensEpee", "x": 0.16, "xanchor": "center", "xref": "paper", "y": 1.0, "yanchor": "bottom", "yref": "paper"}, {"font": {}, "showarrow": false, "text": "event=MensFoil", "x": 0.5, "xanchor": "center", "xref": "paper", "y": 1.0, "yanchor": "bottom", "yref": "paper"}, {"font": {}, "showarrow": false, "text": "event=MensSaber", "x": 0.84, "xanchor": "center", "xref": "paper", "y": 1.0, "yanchor": "bottom", "yref": "paper"}], "barmode": "relative", "height": 1000, "legend": {"title": {"text": "region"}, "tracegroupgap": 0}, "title": {"text": "2021-2022 Div II ROC Event Possible Classifications per Region"}, "width": 1000, "xaxis": {"anchor": "y", "categoryarray": ["A4", "A3", "A2", "A1", "B3", "B2", "B1", "C3", "C2", "C1", "D1", "E1", "X"], "categoryorder": "array", "domain": [0, 0.32], "showticklabels": true, "title": {"text": "possible_classification"}}, "xaxis2": {"anchor": "y2", "categoryarray": ["A4", "A3", "A2", "A1", "B3", "B2", "B1", "C3", "C2", "C1", "D1", "E1", "X"], "categoryorder": "array", "domain": [0.34, 0.66], "matches": "x", "showticklabels": true, "title": {"text": "possible_classification"}}, "xaxis3": {"anchor": "y3", "categoryarray": ["A4", "A3", "A2", "A1", "B3", "B2", "B1", "C3", "C2", "C1", "D1", "E1", "X"], "categoryorder": "array", "domain": [0.68, 1.0], "matches": "x", "showticklabels": true, "title": {"text": "possible_classification"}}, "xaxis4": {"anchor": "y4", "domain": [0, 0.32], "matches": "x", "showticklabels": true}, "xaxis5": {"anchor": "y5", "domain": [0.34, 0.66], "matches": "x", "showticklabels": true}, "xaxis6": {"anchor": "y6", "domain": [0.68, 1.0], "matches": "x", "showticklabels": true}, "yaxis": {"anchor": "x", "domain": [0, 0.465], "title": {"text": "count"}}, "yaxis2": {"anchor": "x2", "domain": [0, 0.465], "matches": "y", "showticklabels": false}, "yaxis3": {"anchor": "x3", "domain": [0, 0.465], "matches": "y", "showticklabels": false}, "yaxis4": {"anchor": "x4", "domain": [0.535, 1.0], "matches": "y", "title": {"text": "count"}}, "yaxis5": {"anchor": "x5", "domain": [0.535, 1.0], "matches": "y", "showticklabels": false}, "yaxis6": {"anchor": "x6", "domain": [0.535, 1.0], "matches": "y", "showticklabels": false}}}
